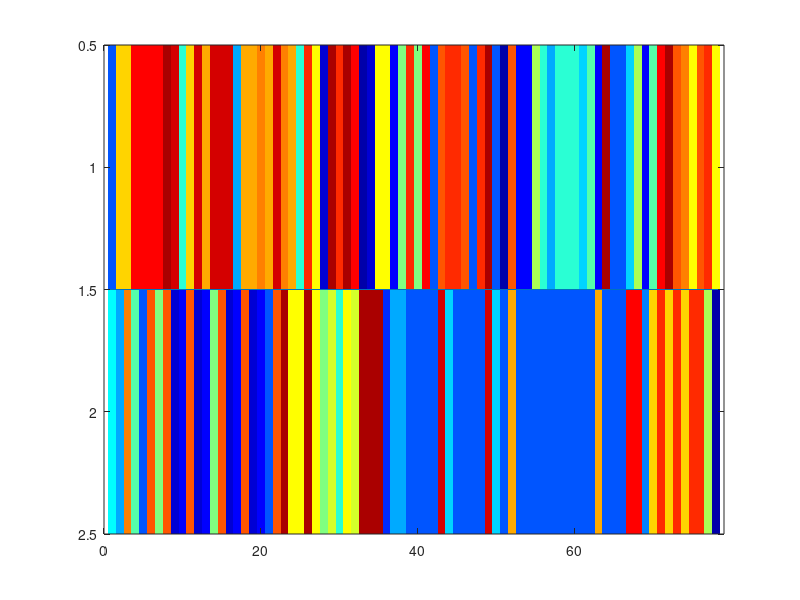

Write MATLAB code to recreate this figure. (Note: this script raises an error after producing the figure.)
function groupAnalysis(useConsensus)

if ~exist('useConsensus', 'var'), useConsensus = 1; end

modes = 0;
load clusters

modeClasses = unique(modes);
instrumentClasses = unique(instruments);

cl = c(5, :);
ncl = length(unique(cl));

[scl, icl] = sort(cl);

% colormap(jet(15))

ptx=0;
ptl=0;
for k=1:ncl
    cc = length(im(cl==k));
    ptl(k+1) = ptl(k)+cc;
    ptx(k+1) = ptl(k)+cc/3;
    mi = mode(im(cl==k));
%     scl(scl==k) = mi;
   clusterNames{k} = modeClasses(mi);
   smcl(scl==k) = mi;
end
ptx(1)=[];

if (useConsensus),
    load ticelJudgments
   smcl = ensemble; 
end

clusterNames{end} = [clusterNames{end} 'art'];
clusterNames{2} = [clusterNames{2} 'key'];

vec = [smcl; im(icl)'];

figure(1)
% cm = colormap(parula);
cm = jet(max(vec(:)));
cm = cm(randperm(length(cm)), :);
colormap(cm);

% colormap jet
image(vec); %scl/max(scl)*15
l1 = line([0 79], [1.5 1.5]); l1.Color = 'k';
for k=2:ncl   
    l1 = line([1 1]*ptl(k)+.5, [.5 1.5]); l1.Color = 'k';
end
colorbar('Ticks', (1:length(modeClasses))+.5, 'TickLabels', modeClasses, 'TickLength', 0)
[clusterNames{:}]
%text(ptx, ones(1, ncl), clusterNames, 'fontSize', 12);
% axis off
   set(gca, 'xtick', 0)
% set(gcf, 'WindowButtonDownFcn', @getMousePositionOnImage);
% dat.names = names(icl);
% dat.ap = audioplayer(0, 44100);
% guidata(gcf, dat);
% title('Modes')
set(gca, 'ytick', 1:2)
set(gca, 'yticklabel', {'Judg.', 'Ref.'});
% ytickangle(90)
% saveas(gcf, '../paper/figures/groupModes', 'png')
% savefig(gcf, '../paper/figures/groupModes')

%% instruments

cl = c(8, :);
ncl = length(unique(cl));

[scl, icl] = sort(cl);

% colormap(jet(15))

ptx=0;
ptl=0;
clusterNames = {};
for k=1:ncl
    cc = length(ii(cl==k));
    ptl(k+1) = ptl(k)+cc;
    ptx(k+1) = ptl(k)+cc/3;
    mi = mode(ii(cl==k));
%     scl(scl==k) = mi;
   clusterNames{k} = instrumentClasses(mi);
    smcl(scl==k) = mi;
end
% smcl
ptx(1)=[];
pty = ones(1, ncl)-.025;
pty(1:2:end) = pty(1:2:end)+.05;
% clusterNames{end} = [clusterNames{end} 'art'];
% clusterNames{2} = [clusterNames{2} 'key'];

if (useConsensus), smcl = ensemble; end

figure(2)
vec = [smcl; ii(icl)'];
cm = jet(max(vec(:)));
cm = cm(randperm(length(cm)), :);
colormap(cm);
image(vec);
for k=2:ncl   
    l1 = line([1 1]*ptl(k)+.5, [.5 1.5]); l1.Color = 'k';
end

instrumentClasses = unique(instruments);
colorbar('Ticks',(1:length(instrumentClasses))+.5, 'TickLabels',instrumentClasses, 'TickLength', 0)
[clusterNames{:}]
% text(ptx, pty, clusterNames, 'fontSize', 12);
  set(gca, 'xtick', 0);
  l1 = line([0 79], [1.5 1.5]); l1.Color = 'k';
% set(gcf, 'WindowButtonDownFcn', @getMousePositionOnImage);
% dat.names = names(icl);
% dat.ap = audioplayer(0, 44100);
% guidata(gcf, dat);
set(gca, 'ytick', 1:2)
set(gca, 'yticklabel', {'Judg.', 'Ref.'});
% ytickangle(90)
% title('Instruments')
% saveas(gcf, '../paper/figures/groupInstruments', 'png')
% savefig(gcf, '../paper/figures/groupInstruments')